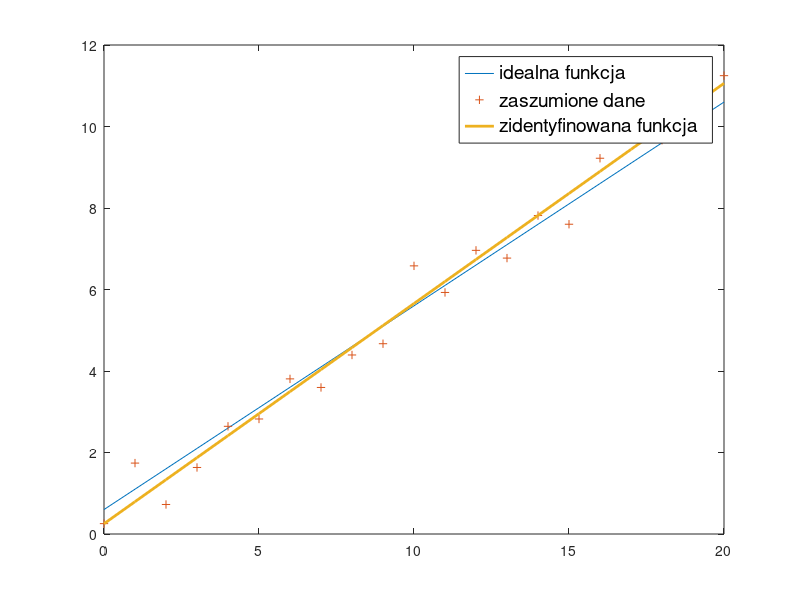

Source code (MATLAB):
x=0:20;
noise=2*(rand(1,21)-0.5);
y=0.5*x+0.6;
yp=y+noise;
A=[x' ones(21,1)];
b=yp';
z=pinv(A)*b;
ye=z(1)*x+z(2);
plot(x,y,x,yp,'+',x,ye,'Linewidth',2);
hl=legend('idealna funkcja','zaszumione dane','zidentyfinowana funkcja')
set(hl,'FontSize',14);
ee=(yp-ye)*(yp-ye)'
ep=(yp-y)*(yp-y)' 

